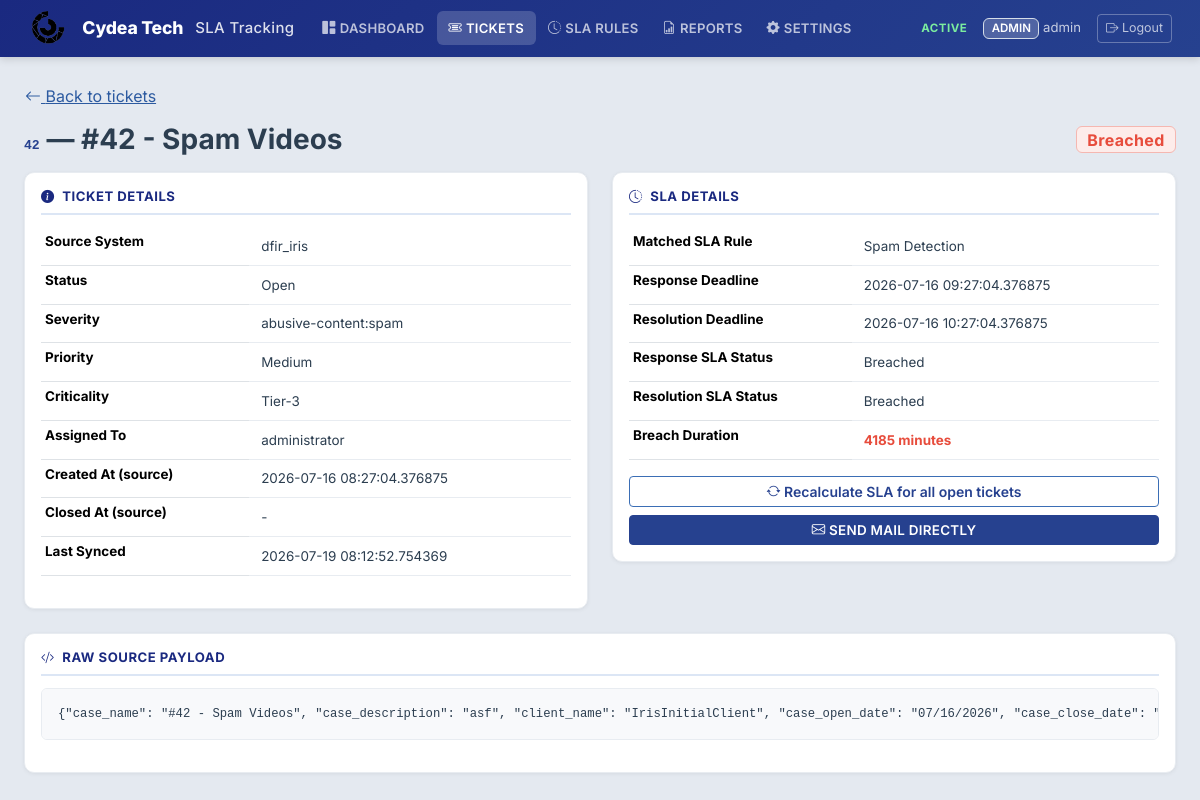
/tickets/10 (signed in), run on an earlier commit of the app's database.
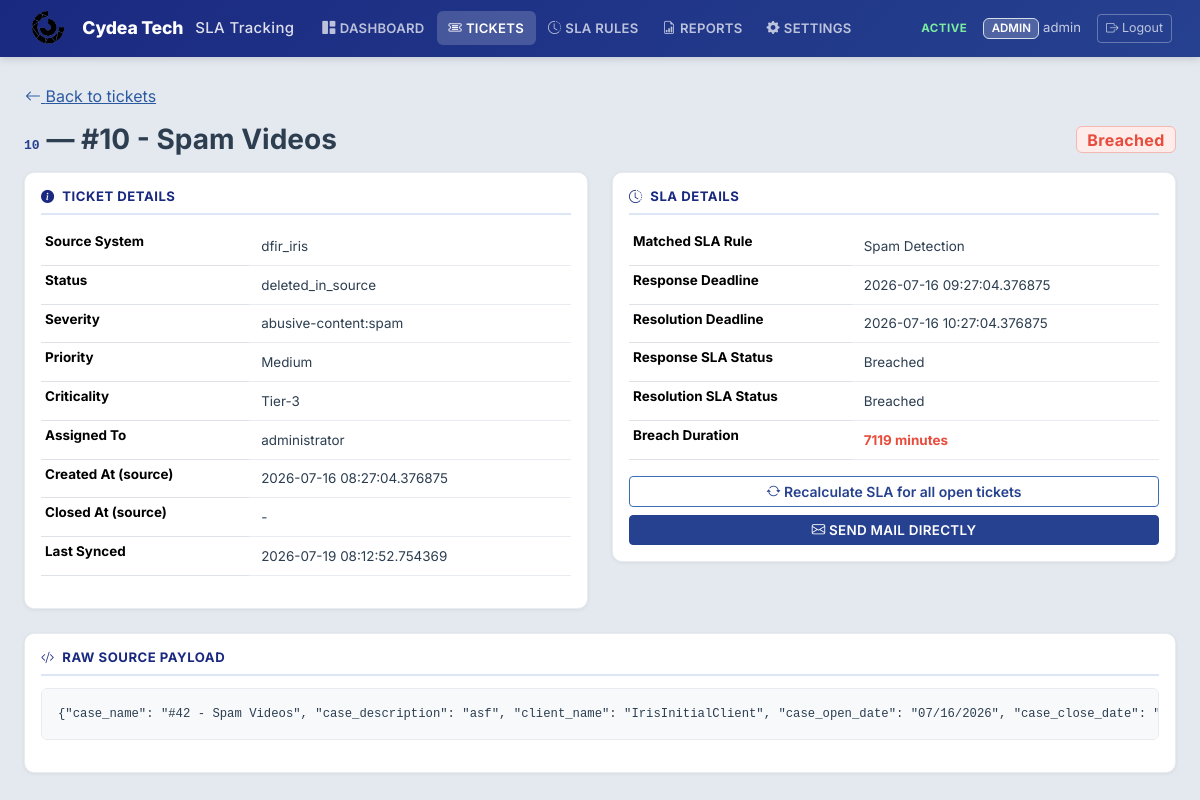
And on a later commit of the database.
### models/ticket.py (models this page shows, shortened)
class Ticket(db.Model):
    __tablename__ = "tickets"
    id = db.Column(db.Integer, primary_key=True)
    client_id = db.Column(
        db.Integer, db.ForeignKey("clients.id"), nullable=True, index=True
    )
    external_id = db.Column(db.String(100), nullable=False, index=True)
    source_system = db.Column(db.String(50), nullable=False, default="dfir_iris", index=True)
    title = db.Column(db.String(500), nullable=True)
    status = db.Column(db.String(100), nullable=True, index=True)
    severity = db.Column(db.String(100), nullable=True, index=True)
    priority = db.Column(db.String(100), nullable=True, index=True)
    criticality = db.Column(db.String(100), nullable=True, index=True)
    assigned_to = db.Column(db.String(200), nullable=True, index=True)
    created_at_source = db.Column(db.DateTime, nullable=True)
    closed_at_source = db.Column(db.DateTime, nullable=True)
    response_deadline = db.Column(db.DateTime, nullable=True)
    resolution_deadline = db.Column(db.DateTime, nullable=True)
    response_sla_status = db.Column(db.String(50), nullable=True)
    resolution_sla_status = db.Column(db.String(50), nullable=True)
    sla_status = db.Column(db.String(50), nullable=True, default=SLA_NO_RULE, index=True)
    breach_duration_minutes = db.Column(db.Integer, nullable=True, default=0)
    sla_rule_id = db.Column(db.Integer, db.ForeignKey("sla_rules.id"), nullable=True)
    paused_at = db.Column(db.DateTime, nullable=True)
    total_paused_minutes = db.Column(db.Integer, nullable=False, default=0)
    near_breach_notified = db.Column(db.Boolean, default=False, nullable=False)
    breach_notified = db.Column(db.Boolean, default=False, nullable=False)
    raw_payload_json = db.Column(db.Text, nullable=True)
    last_synced_at = db.Column(db.DateTime, nullable=True)
    created_at = db.Column(db.DateTime, default=lambda: datetime.now(timezone.utc))
    updated_at = db.Column(
        db.DateTime,
        default=lambda: datetime.now(timezone.utc),
        onupdate=lambda: datetime.now(timezone.utc),
    )
    __table_args__ = (
        db.UniqueConstraint(
            "client_id", "source_system", "external_id",
            name="uq_client_source_external_id",
        ),
    )

### routes/ticket_routes.py (the view)
@ticket_bp.route("/tickets/<int:ticket_id>")
@login_required
@permission_required("view_tickets")
def ticket_detail(ticket_id):
    ticket = Ticket.query.get_or_404(ticket_id)
    return render_template("ticket_detail.html", ticket=ticket)

### models/user.py (called while the page is built)
    def has_permission(self, permission):
        return permission in ROLE_PERMISSIONS.get(self.role, set())

    @property
    def is_active(self):
        return self.is_active_user

### templates/ticket_detail.html (shortened to what this page needs)
{% extends "base.html" %}
{% block content %}
<a href="{{ url_for('tickets.ticket_list') }}" class="btn btn-link px-0 mb-2"><i class="bi bi-arrow-left"></i> Back to tickets</a>
<div class="d-flex justify-content-between align-items-center mb-3">
    <h3 class="mb-0">
        <code style="color: var(--blue-700);">{{ ticket.external_id }}</code> &mdash; {{ ticket.title }}
    </h3>
    <span class="badge bg-{{ sla_badge_color.get(ticket.sla_status, 'secondary') }} badge-sla fs-6">{{ ticket.sla_status or 'N/A' }}</span>
</div>
<div class="row g-4">
    <div class="col-lg-6">
        <div class="card p-3">
            <h6><i class="bi bi-info-circle-fill me-1"></i> Ticket Details</h6>
            <table class="table table-sm">
                <tr><th>Source System</th><td>{{ ticket.source_system }}</td></tr>
                <tr><th>Status</th><td>{{ ticket.status or '-' }}</td></tr>
                <tr><th>Severity</th><td>{{ severity_display(ticket.severity) }}</td></tr>
                <tr><th>Priority</th><td>{{ ticket.priority or '-' }}</td></tr>
                <tr><th>Criticality</th><td>{{ ticket.criticality or '-' }}</td></tr>
                <tr><th>Assigned To</th><td>{{ ticket.assigned_to or '-' }}</td></tr>
                <tr><th>Created At (source)</th><td>{{ ticket.created_at_source or '-' }}</td></tr>
                <tr><th>Closed At (source)</th><td>{{ ticket.closed_at_source or '-' }}</td></tr>
                <tr><th>Last Synced</th><td>{{ ticket.last_synced_at or '-' }}</td></tr>
            </table>
        </div>
    </div>
    <div class="col-lg-6">
        <div class="card p-3">
            <h6><i class="bi bi-clock-history me-1"></i> SLA Details</h6>
            <table class="table table-sm">
                <tr><th>Matched SLA Rule</th><td>{{ ticket.sla_rule.rule_name if ticket.sla_rule_id and ticket.sla_rule else 'No Matching Rule' }}</td></tr>
                <tr><th>Response Deadline</th><td>{{ ticket.response_deadline or '-' }}</td></tr>
                <tr><th>Resolution Deadline</th><td>{{ ticket.resolution_deadline or '-' }}</td></tr>
                <tr><th>Response SLA Status</th><td>{{ ticket.response_sla_status or '-' }}</td></tr>
                <tr><th>Resolution SLA Status</th><td>{{ ticket.resolution_sla_status or '-' }}</td></tr>
                <tr><th>Breach Duration</th><td>{% if ticket.breach_duration_minutes and ticket.breach_duration_minutes > 0 %}<span class="text-danger fw-bold">{{ ticket.breach_duration_minutes }} minutes</span>{% else %}{{ ticket.breach_duration_minutes or 0 }} minutes{% endif %}</td></tr>
            </table>
            <div class="d-grid gap-2">
                <form method="POST" action="{{ url_for('tickets.trigger_recalculate') }}" class="d-inline">
                    <button class="btn btn-outline-primary btn-sm w-100"><i class="bi bi-arrow-repeat"></i> Recalculate SLA for all open tickets</button>
                </form>
                <form method="POST" action="{{ url_for('tickets.send_mail_directly', ticket_id=ticket.id) }}" class="d-inline">
                    <button class="btn btn-primary btn-sm w-100"><i class="bi bi-envelope"></i> Send Mail Directly</button>
                </form>
            </div>
        </div>
    </div>
</div>
<div class="card p-3 mt-4">
    <h6><i class="bi bi-code-slash me-1"></i> Raw Source Payload</h6>
    <pre class="small p-3 rounded" style="max-height: 300px; overflow:auto;">{{ ticket.raw_payload_json or 'No raw payload stored.' }}</pre>
</div>
{% endblock %}

What changed in the data, as far as the page shows it:
changed Ticket "Breached": external_id "42" → "10"; title "#42 - Spam Videos" → "#10 - Spam Videos"; status "Open" → "deleted_in_source"; breach_duration_minutes "4185" → "7119"
